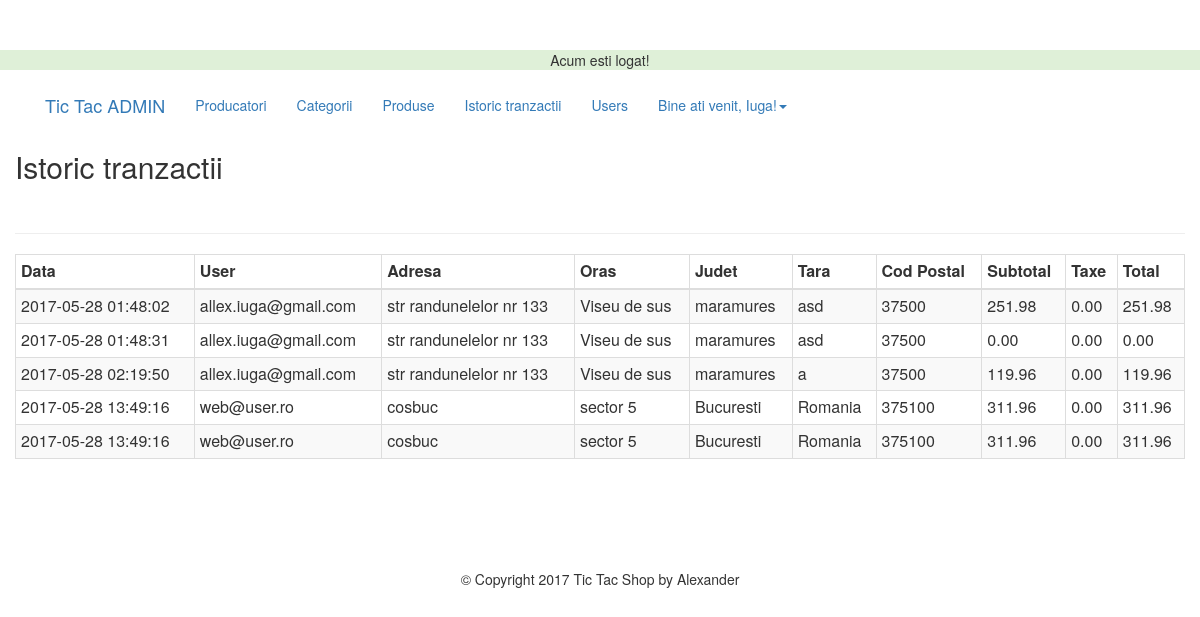
The app's page /admin/transactions.php (signed in) with its own data.
### tables this page shows
CREATE TABLE `transactions` (
  `id` int(11) NOT NULL,
  `cart_id` int(11) NOT NULL,
  `full_name` varchar(256) NOT NULL,
  `email` varchar(256) NOT NULL,
  `street` varchar(123) NOT NULL,
  `street2` varchar(123) NOT NULL,
  `city` varchar(123) NOT NULL,
  `state` varchar(123) NOT NULL,
  `zip_code` varchar(123) NOT NULL,
  `country` varchar(123) NOT NULL,
  `sub_total` decimal(10,2) NOT NULL,
  `tax` decimal(10,2) NOT NULL,
  `grand_total` decimal(10,2) NOT NULL,
  `txn_data` datetime NOT NULL DEFAULT CURRENT_TIMESTAMP
);

### admin/transactions.php (the view, shortened to what this page needs)
<?php
	require_once $_SERVER['DOCUMENT_ROOT'].'/_webProject/core/init.php';
  include 'includes/head.php';
  include 'includes/navigation.php';
  $tranQuery=$db->query("SELECT * from transactions");
  ?>
  <h2>Istoric tranzactii</h2>
	<br>
	<hr>
	<table class="table table-bordered table-striped table-condensed">
		<thead>
			<th>Data</th>
			<th>User</th>
			<th>Adresa</th>
			<th>Oras</th>
			<th>Judet</th>
			<th>Tara</th>
			<th>Cod Postal</th>
			<th>Subtotal</th>
			<th>Taxe</th>
			<th>Total</th>
		</thead>
		<tbody>
			<?php while($tran=mysqli_fetch_assoc($tranQuery)): ?>
				<tr>
					<td><?=$tran['txn_data'];?></td>
					<td><?=$tran['email'];?></td>
					<td><?=$tran['street'];?></td>
					<td><?=$tran['city'];?></td>
					<td><?=$tran['state'];?></td>
					<td><?=$tran['country'];?></td>
					<td><?=$tran['zip_code'];?></td>
					<td><?=$tran['sub_total'];?></td>
					<td><?=$tran['tax'];?></td>
					<td><?=$tran['grand_total'];?></td>
				</tr>
			<?php endwhile; ?>
		</tbody>
	</table>
  <?php include 'includes/footer.php'; ?>

### css/main.css (style rules this page uses)
body { padding-top: 50px; }

### records on screen
transactions: txn_data "2017-05-28 01:48:02", email "allex.iuga@gmail.com", street "str randunelelor nr 133", city "Viseu de sus", state "maramures", country "asd", zip_code "37500", sub_total "251.98", tax "0.00", grand_total "251.98"
transactions: txn_data "2017-05-28 01:48:31", email "allex.iuga@gmail.com", street "str randunelelor nr 133", city "Viseu de sus", state "maramures", country "asd", zip_code "37500", sub_total "0.00", tax "0.00", grand_total "0.00"
transactions: txn_data "2017-05-28 02:19:50", email "allex.iuga@gmail.com", street "str randunelelor nr 133", city "Viseu de sus", state "maramures", country "a", zip_code "37500", sub_total "119.96", tax "0.00", grand_total "119.96"
transactions: txn_data "2017-05-28 13:49:16", email "web@user.ro", street "cosbuc", city "sector 5", state "Bucuresti", country "Romania", zip_code "375100", sub_total "311.96", tax "0.00", grand_total "311.96"
transactions: txn_data "2017-05-28 13:49:16", email "web@user.ro", street "cosbuc", city "sector 5", state "Bucuresti", country "Romania", zip_code "375100", sub_total "311.96", tax "0.00", grand_total "311.96"

### other values on screen
$_SESSION['success_flash'] "Acum esti logat!"
$user_data['first'] "Iuga"
